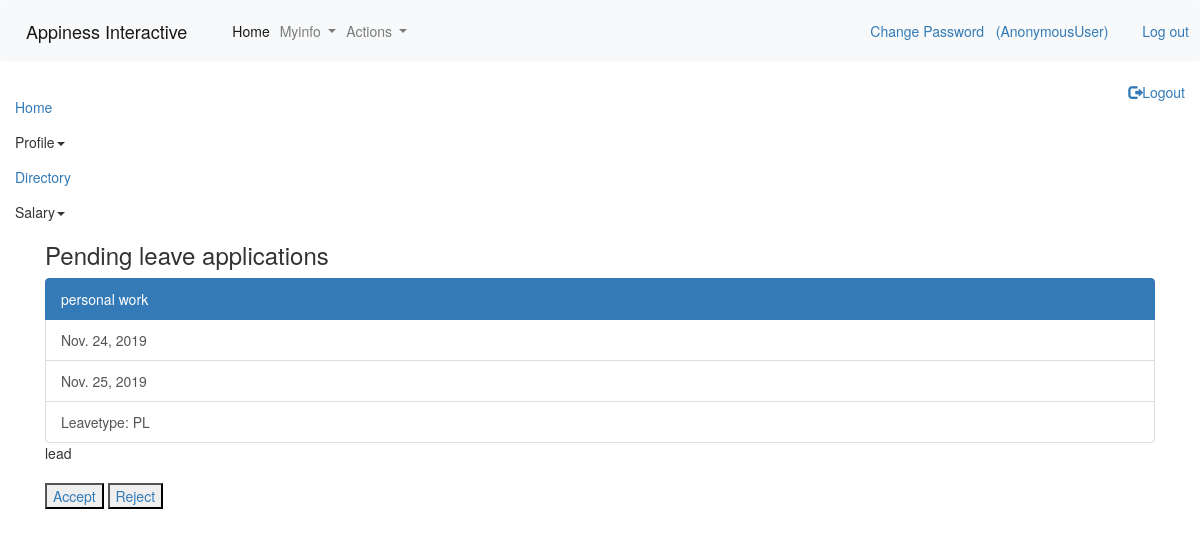
Screenshot of /leave/pending_requests/ (signed in) with the database file from the repository.
### leave/models.py (models this page shows, shortened)
class Leaveapply(models.Model):
    leavetype = models.ForeignKey(Leavetype, on_delete=models.CASCADE)
    from_date = models.DateField()
    to_date = models.DateField()
    from_session = models.CharField(max_length=40, choices=session_type)
    to_session = models.CharField(max_length=40, choices=session_type)
    days = models.IntegerField(null=True)
    apply_to = models.ForeignKey(Employee, on_delete=models.CASCADE, related_name='lead')
    reason = models.CharField(max_length=40)
    cc_to = models.ForeignKey(Employee, on_delete=models.CASCADE, related_name='management')
    status= models.BooleanField(choices=status_type,null=True)
    by = models.ForeignKey(Employee, on_delete=models.CASCADE)
    active_flag = models.BooleanField(('active'), default=True)
    created_on = models.DateTimeField(auto_now_add=True)
    modified_on = models.DateTimeField(auto_now=True)

class Leavetype(models.Model):
    type = models.CharField(max_length=40)
    active_flag = models.BooleanField(('active'), default=True)
    created_on = models.DateTimeField(auto_now_add=True)
    modified_on = models.DateTimeField(auto_now=True)
    def __str__(self):
        return self.type

### employee/models.py (models this page shows, shortened)
class Employee(models.Model):
    full_name = models.CharField(max_length=40)
    date_of_birth = models.DateField(validators=[past])
    email = models.EmailField(max_length=70, unique=True)
    employee_id = models.CharField(max_length=20, unique=True)
    mobile = models.CharField(max_length=10, validators=[RegexValidator(regex="^[0-9]{10}$", message='Length has to be ten digits and only numbers are allowed', code='nomatch')])
    role = models.CharField(max_length=32, choices=role_type, default='dev')
    reporting_lead = models.CharField(max_length=20)
    password = models.CharField(max_length=40)
    date_of_joining = models.DateField()
    confirmation_date = models.DateField(null=True, blank=True)
    emp_status = models.CharField(max_length=20, choices=emp_type, default='pp')
    blood_group = models.CharField(max_length=30, choices=blood_group_type,null=True, blank=True)
    marital_status = models.CharField(max_length=20,null=True, blank=True, choices=marital)
    pan_card = models.CharField(max_length=10, null=True, blank=True, validators=[RegexValidator(regex='^.{10}$', message='Length has to be 10', code='nomatch')])
    active_flag = models.BooleanField(('active'), default=True)
    created_on = models.DateTimeField(auto_now_add=True)
    modified_on = models.DateTimeField(auto_now=True)
    def __str__(self):
        return self.full_name

### leave/views.py (the view)
# urls.py: path('pending_requests/', pending_requests, name='pending_requests'),
def pending_requests(request):
    user = request.session['obj']
    list = Leaveapply.objects.filter(active_flag=True, apply_to=user)
    return render(request,'pending_requests.html',{'lists':list})

### templates/pending_requests.html
{% extends "base.html" %}
{% block content %}
<h3 class="container">Pending leave applications</h3>
{% if lists %}
{% for data in lists%}
<div class="container">
<div class="list-group">
  <a href="#" class="list-group-item active">
    {{data.reason}}
  </a>
  <a href="#" class="list-group-item list-group-item-action">{{data.from_date}}</a>
  <a href="#" class="list-group-item list-group-item-action">{{data.to_date}}</a>
  <a href="#" class="list-group-item list-group-item-action">Leavetype: {{data.leavetype}}</a>
    {{data.by}}
</div>
  <button class="btn-btn-danger"><a href="{% url 'leave_status' data.id 1 %}">Accept</a> </button>
    <button class="btn-btn-danger"><a href="{% url 'leave_status' data.id 0 %}">Reject</a> </button>
</div>
{% endfor %}
{% else %}
no pending requests to show
{% endif %}
{% endblock %}

### templates/base.html (style rules this page uses)
body { margin: 0; font-family: Arial, Helvetica, sans-serif; }

### rows the page displays
Leaveapply: reason "personal work", from_date "Nov. 24, 2019", to_date "Nov. 25, 2019", leavetype "PL", by "lead"

### other values shown
{{ user }} "AnonymousUser"
